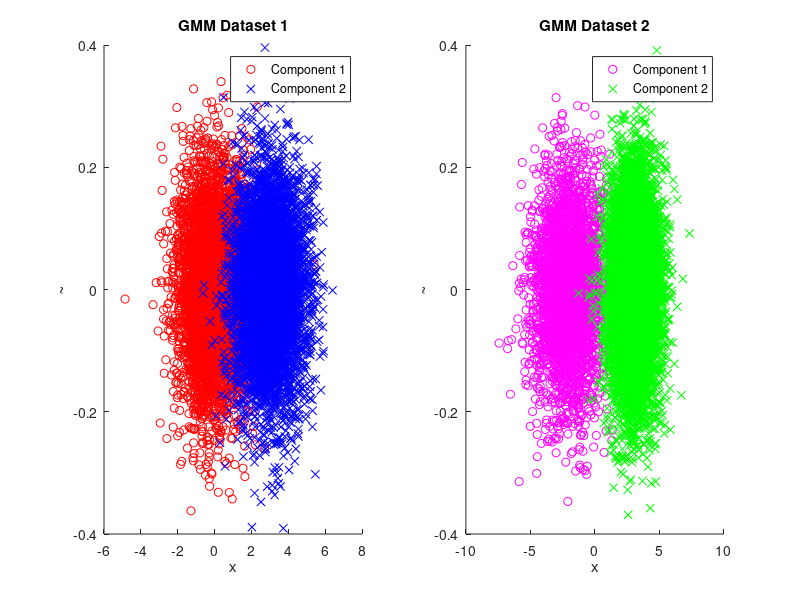

MATLAB code for this plot:
% Synthetic data generation creates new, artificial datasets that statistically mirror real-world data (my case I taken this data from one of Lab mate who
% is crrently working on this type of similar data recorded audio form 10 different places)
% without copying specific observations, making it similar to real data in its patterns and structure but not identical

clc;
clear;

N = 10000; 

mu1_1 = 0; sigma1_1 = 1; alpha1_1 = 0.5;
mu2_1 = 3; sigma2_1 = 1; alpha2_1 = 0.5;

N1 = round(alpha1_1 * N);
N2 = N - N1;

% Generate data and labels
X1_1 = mu1_1 + sigma1_1 * randn(N1, 1);   
X2_1 = mu2_1 + sigma2_1 * randn(N2, 1);   
data1 = [X1_1; X2_1];
labels1 = [ones(N1, 1); 2*ones(N2, 1)];

% Shuffle both together
perm1 = randperm(length(data1));
data1 = data1(perm1);
labels1 = labels1(perm1);
y1 = 0.1 * randn(length(data1), 1);  % vertical jitter


mu1_2 = -2; sigma1_2 = sqrt(2); alpha1_2 = 0.3;
mu2_2 = 3; sigma2_2 = 1; alpha2_2 = 0.7;

N1 = round(alpha1_2 * N);
N2 = N - N1;

% Generate data and labels
X1_2 = mu1_2 + sigma1_2 * randn(N1, 1);   
X2_2 = mu2_2 + sigma2_2 * randn(N2, 1);   
data2 = [X1_2; X2_2];
labels2 = [ones(N1, 1); 2*ones(N2, 1)];

% Shuffle both together
perm2 = randperm(length(data2));
data2 = data2(perm2);
labels2 = labels2(perm2);
y2 = 0.1 * randn(length(data2), 1);  % vertical jitter


figure;

subplot(1,2,1);
gscatter(data1, y1, labels1, 'rb', 'ox');
title('GMM Dataset 1');
xlabel('x'); ylabel('~');
legend('Component 1', 'Component 2');

subplot(1,2,2);
gscatter(data2, y2, labels2, 'mg', 'ox');
title('GMM Dataset 2');
xlabel('x'); ylabel('~');
legend('Component 1', 'Component 2');
